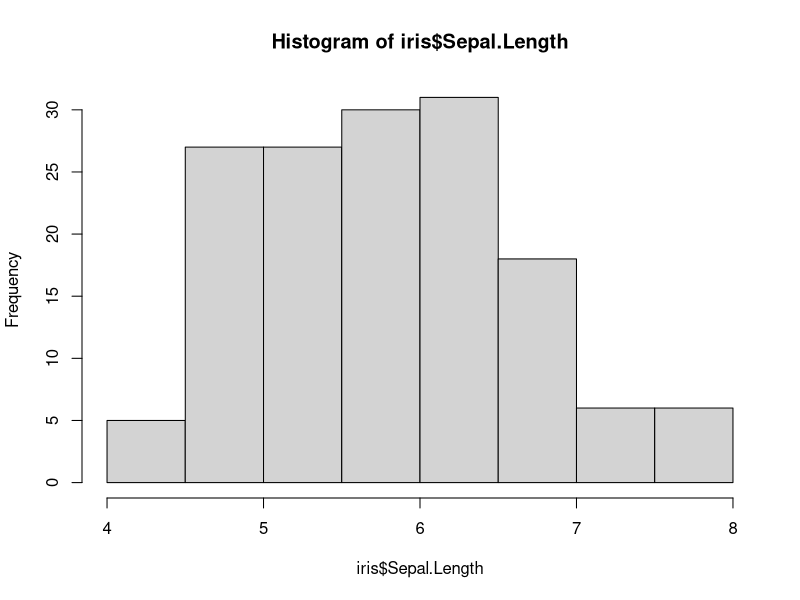
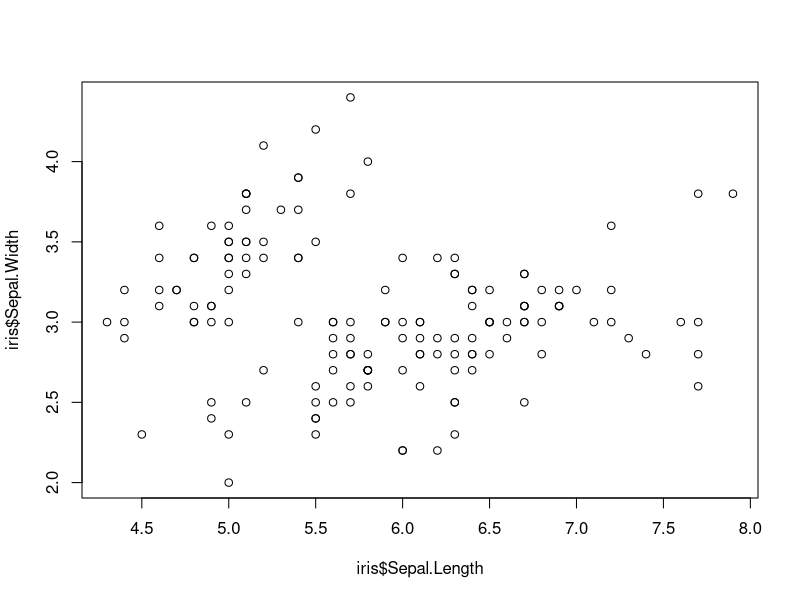
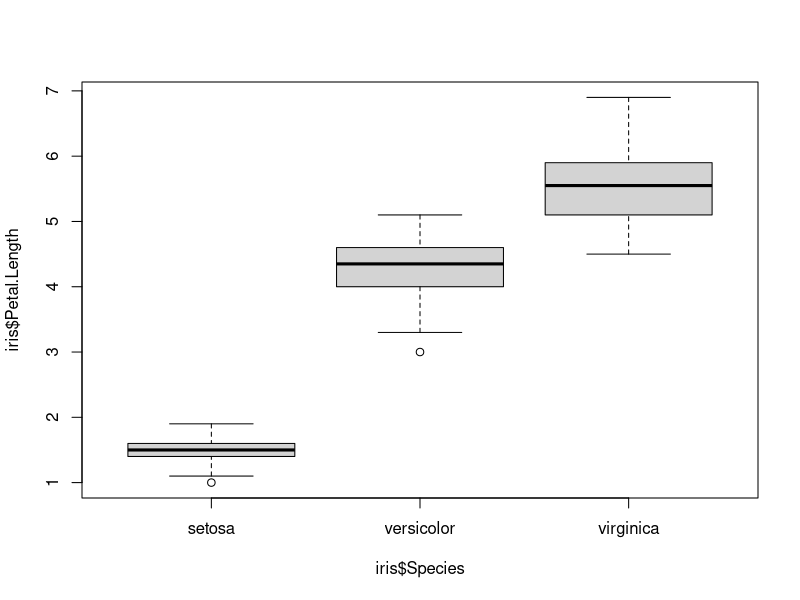
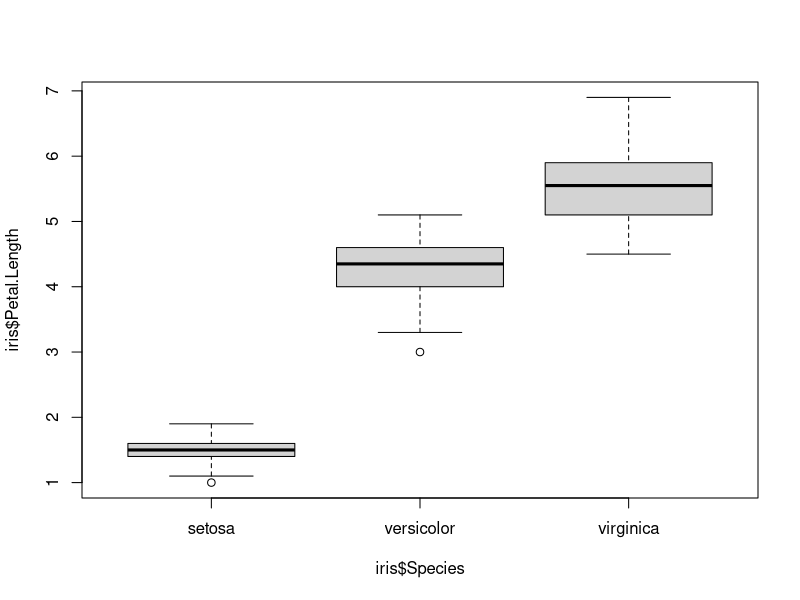
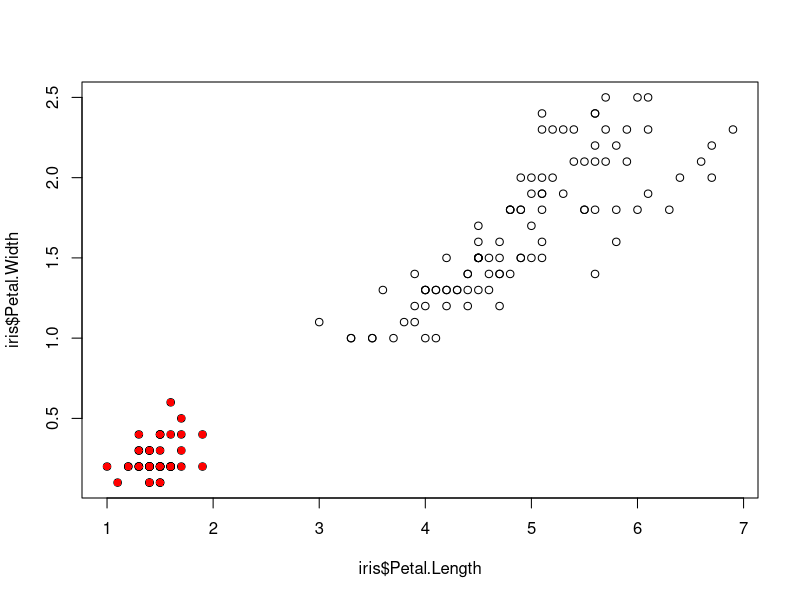
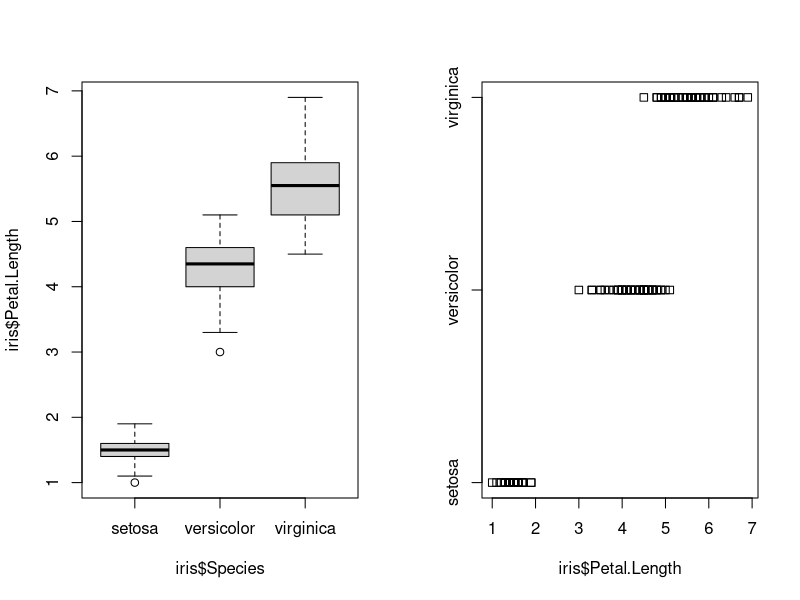
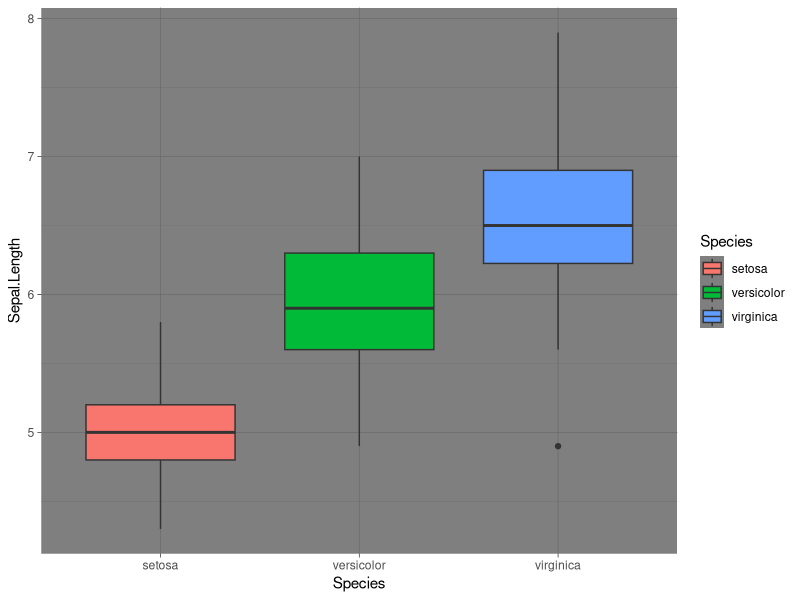
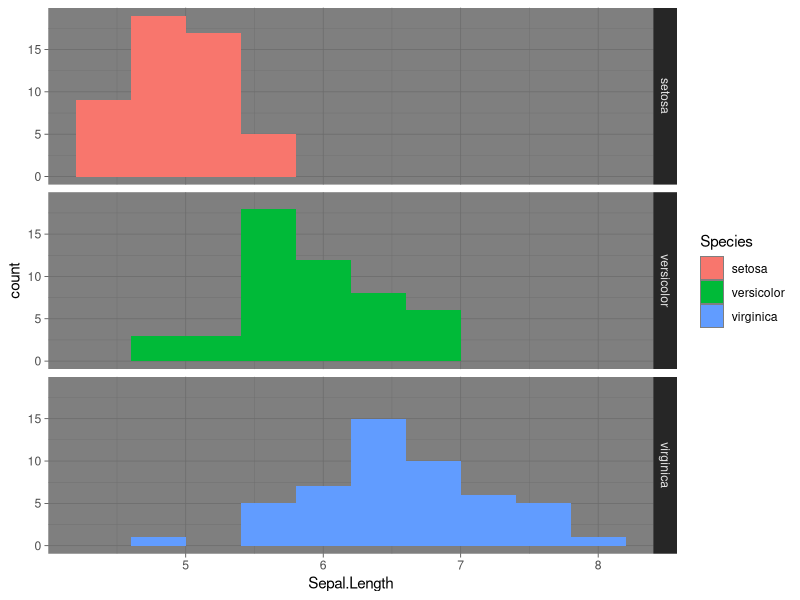

The R script that drew these images, in order: (Note: this script raises an error after producing the figures.)
#des graphiques de base avec R

iris
hist(iris$Sepal.Length)
plot(iris$Sepal.Length,iris$Sepal.Width)

boxplot(iris$Petal.Length~iris$Species)

plot(iris$Petal.Length~iris$Species)

plot(iris$Petal.Length,iris$Petal.Width)
points(iris$Petal.Length[iris$Species=="setosa"], iris$Petal.Width[iris$Species=="setosa"],col="red",pch=16)

par(mfrow=c(1,2))
boxplot(iris$Petal.Length~iris$Species)
stripchart(iris$Petal.Length~iris$Species)

#ggplot2

library(ggplot2)
#boxplot
ggplot(data=iris, mapping=aes(x=Species,y=Sepal.Length, fill=Species))+
  geom_boxplot()+ #ajout du boxplot
  theme_dark() #gerer le fond


#histogram
ggplot(data=iris, mapping=aes(x=Sepal.Length, fill=Species))+
  geom_histogram(bins = 10)+ #bins = nombre de bar
  theme_dark() + #gerer le fond
  facet_grid(rows=vars(Species))

#histogram
ggplot(data=iris, 
       mapping=aes(x=Petal.Length, y=Petal.Width, colour=Species))+
  geom_point()+ #bins = nombre de bar
  theme_dark() +
  facet_grid(rows=vars(Species))#gerer le fond


#Graphique 
library(dplyr)
data("starwars")
starwars
data("diamonds")
diamonds

espece = starwars$homeworld == "Tatooine"
boxplot("starwars")
ggplot(data=starwars, 
       mapping=aes(x=species, y=height))+
  geom_point()+ 
  theme_minimal() 

#format boxplot
boxplot("starwars")
ggplot(data=starwars, 
       mapping=aes(x= gender, y=height, fill = species ))+
  geom_boxplot()+ 
  theme_minimal()
  

#format violon
boxplot("starwars")
ggplot(data=starwars, 
       mapping=aes(x= gender, y=height, fill = species ))+
  geom_violin(scale = "area")+ 
  theme_minimal()+
  # barre horizontal
  geom_hline(yintercept=175, color="orange", size=1) + 
  # barre vertical
  geom_vline(xintercept=2, color="orange", size=1)+
  annotate("segment", x = 1, xend = 4, y = 15, yend = 175, colour = "blue", size=3, alpha=0.8, arrow=arrow())

  
  
  